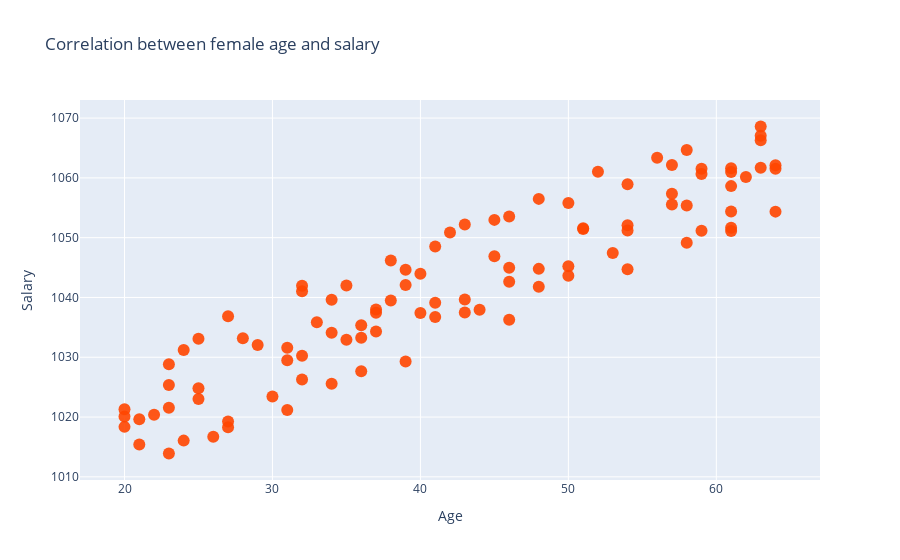

Notebook cell for this chart:
### Markdown cell above
## Changing the markers

### Code cell
trace = go.Scatter(x = female_age,
                  y = female_salary,
                  mode = "markers",
                  marker = dict(size = 12, color = "rgba(255, 70, 0, 0.9)"))

data = [trace]

layout = {"title":"Correlation between female age and salary",
         "xaxis":{"title":"Age", "zeroline":False},
         "yaxis":{"title":"Salary", "zeroline":False}}

# iplot({"data":data, "layout":layout})
pio.show({"data": data, 'layout':layout})

### Figure 1 — Plotly figure (JSON) as saved in the notebook; plotly's stock layout.template omitted (floating-point values rounded to 4 significant figures)
{"data": [{"marker": {"color": "rgba(255, 70, 0, 0.9)", "size": 12}, "mode": "markers", "type": "scatter", "x": [39, 58, 32, 44, 35, 43, 61, 46, 50, 63, 50, 64, 46, 48, 25, 36, 29, 32, 57, 54, 58, 23, 59, 31, 20, 61, 31, 36, 23, 22, 39, 32, 21, 31, 63, 37, 34, 27, 62, 63, 48, 37, 43, 33, 52, 32, 25, 51, 57, 51, 45, 40, 36, 61, 28, 64, 26, 42, 64, 46, 39, 38, 41, 54, 57, 58, 27, 56, 23, 25, 35, 54, 30, 48, 24, 38, 59, 45, 63, 34, 43, 40, 61, 20, 54, 46, 53, 41, 27, 24, 59, 37, 20, 41, 61, 61, 21, 34, 23, 50], "y": [1042.0, 1055.0, 1041.0, 1038.0, 1042.0, 1052.0, 1059.0, 1043.0, 1045.0, 1066.0, 1044.0, 1062.0, 1036.0, 1045.0, 1023.0, 1035.0, 1032.0, 1042.0, 1057.0, 1052.0, 1049.0, 1014.0, 1062.0, 1021.0, 1018.0, 1051.0, 1029.0, 1033.0, 1025.0, 1020.0, 1029.0, 1030.0, 1015.0, 1032.0, 1069.0, 1037.0, 1034.0, 1018.0, 1060.0, 1067.0, 1056.0, 1038.0, 1040.0, 1036.0, 1061.0, 1026.0, 1033.0, 1052.0, 1062.0, 1051.0, 1047.0, 1037.0, 1028.0, 1062.0, 1033.0, 1054.0, 1017.0, 1051.0, 1062.0, 1045.0, 1045.0, 1039.0, 1049.0, 1051.0, 1056.0, 1065.0, 1019.0, 1063.0, 1029.0, 1025.0, 1033.0, 1045.0, 1023.0, 1042.0, 1016.0, 1046.0, 1061.0, 1053.0, 1062.0, 1026.0, 1037.0, 1044.0, 1061.0, 1020.0, 1059.0, 1054.0, 1047.0, 1037.0, 1037.0, 1031.0, 1051.0, 1034.0, 1021.0, 1039.0, 1052.0, 1054.0, 1020.0, 1040.0, 1022.0, 1056.0]}], "layout": {"autosize": true, "title": {"text": "Correlation between female age and salary"}, "xaxis": {"autorange": true, "range": [17.26, 66.74], "title": {"text": "Age"}, "type": "linear", "zeroline": false}, "yaxis": {"autorange": true, "range": [1009.0, 1074.0], "title": {"text": "Salary"}, "type": "linear", "zeroline": false}}}
